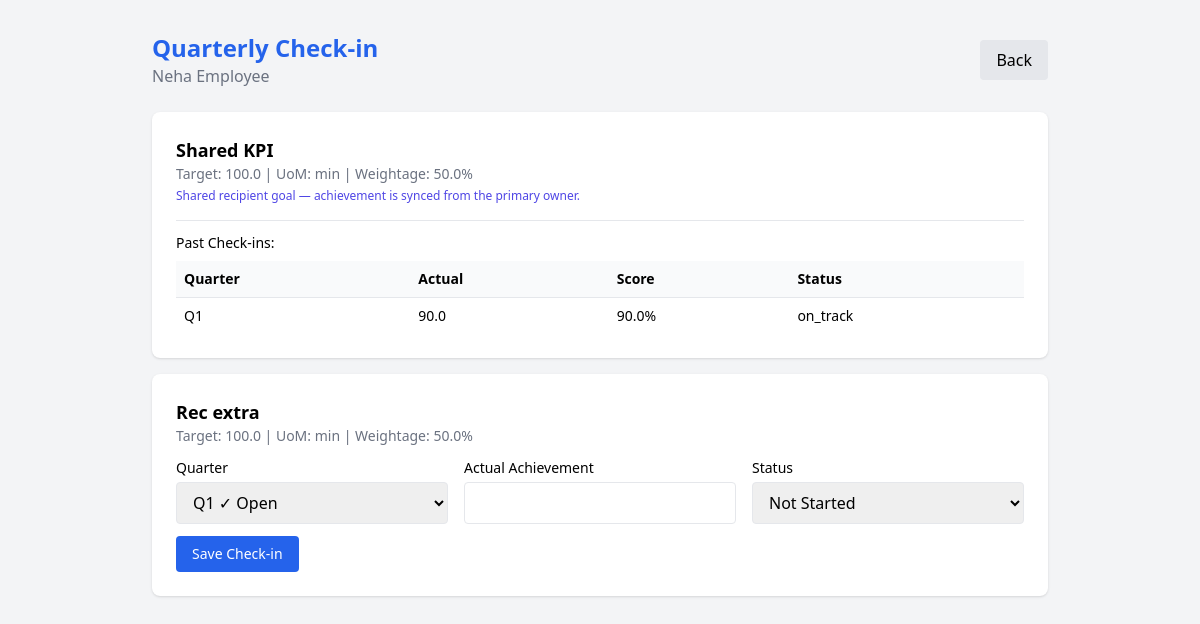
Page /employee/checkin (signed in) on the committed database.
### app/models.py (models this page shows)
class User(Base):
    __tablename__ = "users"
    id = Column(Integer, primary_key=True, index=True)
    name = Column(String, nullable=False)
    email = Column(String, unique=True, nullable=False)
    password = Column(String, nullable=False)
    role = Column(String, nullable=False)  # employee / manager / admin
    manager_id = Column(Integer, ForeignKey("users.id"), nullable=True)
    manager = relationship("User", remote_side=[id], backref="team")
    goals = relationship("Goal", back_populates="employee")

class Goal(Base):
    __tablename__ = "goals"
    id = Column(Integer, primary_key=True, index=True)
    employee_id = Column(Integer, ForeignKey("users.id"), nullable=False)
    title = Column(String, nullable=False)
    thrust_area = Column(String, nullable=False)
    uom_type = Column(String, nullable=False)  # min / max / zero / timeline
    target = Column(Float, nullable=False)
    weightage = Column(Float, nullable=False)
    status = Column(String, default="draft")  # draft / submitted / approved / locked
    is_shared = Column(Boolean, default=False)
    parent_goal_id = Column(Integer, ForeignKey("goals.id"), nullable=True)
    created_at = Column(DateTime, default=datetime.utcnow)
    employee = relationship("User", back_populates="goals")
    achievements = relationship("Achievement", back_populates="goal")
    audit_logs = relationship("AuditLog", back_populates="goal")

class Achievement(Base):
    __tablename__ = "achievements"
    id = Column(Integer, primary_key=True, index=True)
    goal_id = Column(Integer, ForeignKey("goals.id"), nullable=False)
    quarter = Column(String, nullable=False)  # Q1 / Q2 / Q3 / Q4
    actual = Column(Float, nullable=True)
    score = Column(Float, nullable=True)
    status = Column(String, default="not_started")  # not_started / on_track / completed
    updated_at = Column(DateTime, default=datetime.utcnow)
    goal = relationship("Goal", back_populates="achievements")

### app/routes/employee.py (the view)
@router.get("/checkin")
def checkin_page(request: Request, user=Depends(require_employee), db: Session = Depends(get_db)):
    goals = db.query(Goal).filter(
        Goal.employee_id == user.id,
        Goal.status == "locked"
    ).all()
    open_quarters = get_open_checkin_quarters(db)
    editable_goal_ids = {g.id for g in goals if not is_shared_recipient_goal(g)}
    return templates.TemplateResponse(request, "employee/checkin.html", {
        "user": user,
        "goals": goals,
        "quarters": ["Q1", "Q2", "Q3", "Q4"],
        "open_quarters": open_quarters,
        "editable_goal_ids": editable_goal_ids,
        "error": request.query_params.get("error"),
        "success": request.query_params.get("success"),
    })

### app/templates/employee/checkin.html (shortened to what this page needs)
<!DOCTYPE html>
<html>
<head>
    <script src="https://cdn.tailwindcss.com"></script>
</head>
<body class="bg-gray-100 p-8">
<div class="max-w-4xl mx-auto">
    <div class="flex justify-between items-center mb-6">
        <div>
            <h1 class="text-2xl font-bold text-blue-600">Quarterly Check-in</h1>
            <p class="text-gray-500">{{ user.name }}</p>
        </div>
        <a href="/employee/dashboard" class="bg-gray-200 px-4 py-2 rounded">Back</a>
    </div>
    {% if not goals %}
    <div class="bg-white rounded-lg shadow p-6 text-center text-gray-500">
        No approved goals yet. Goals must be approved by your manager before check-in.
    </div>
    {% else %}
    {% for goal in goals %}
    <div class="bg-white rounded-lg shadow p-6 mb-4">
        <div class="flex justify-between mb-3">
            <div>
                <h2 class="font-semibold text-lg">{{ goal.title }}</h2>
                <p class="text-sm text-gray-500">
                    Target: {{ goal.target }} | UoM: {{ goal.uom_type }} | Weightage: {{ goal.weightage }}%
                </p>
                {% if goal.is_shared and goal.parent_goal_id %}
                <p class="text-xs text-indigo-600 mt-1">Shared recipient goal — achievement is synced from the primary owner.</p>
                {% endif %}
            </div>
        </div>
        {% if goal.id in editable_goal_ids %}
        <form method="POST" action="/employee/checkin/save">
            <div class="grid grid-cols-3 gap-4">
                <div>
                    <label class="block text-sm font-medium mb-1">Quarter</label>
                    <select name="quarter" class="w-full border rounded px-3 py-2">
                        {% for q in open_quarters %}
                        <option value="{{ q }}">{{ q }} ✓ Open</option>
                        {% endfor %}
                    </select>
                </div>
                <div>
                    <label class="block text-sm font-medium mb-1">Actual Achievement</label>
                    <input type="number" name="actual" step="0.01" required class="w-full border rounded px-3 py-2">
                </div>
                <div>
                    <label class="block text-sm font-medium mb-1">Status</label>
                    <select name="status" class="w-full border rounded px-3 py-2">
                        <option value="not_started">Not Started</option>
                    </select>
                </div>
            </div>
            <button type="submit" class="mt-3 bg-blue-600 text-white px-4 py-2 rounded hover:bg-blue-700 text-sm" {% if not open_quarters %}disabled{% endif %}>
                Save Check-in
            </button>
        </form>
        {% endif %}
        {% if goal.achievements %}
        <div class="mt-4 border-t pt-3">
            <p class="text-sm font-medium mb-2">Past Check-ins:</p>
            <table class="w-full text-sm">
                <thead>
                    <tr class="bg-gray-50">
                        <th class="p-2 text-left">Quarter</th>
                        <th class="p-2 text-left">Actual</th>
                        <th class="p-2 text-left">Score</th>
                        <th class="p-2 text-left">Status</th>
                    </tr>
                </thead>
                <tbody>
                    {% for a in goal.achievements %}
                    <tr class="border-t">
                        <td class="p-2">{{ a.quarter }}</td>
                        <td class="p-2">{{ a.actual }}</td>
                        <td class="p-2">{{ (a.score * 100)|round(1) }}%</td>
                        <td class="p-2">{{ a.status }}</td>
                    </tr>
                    {% endfor %}
                </tbody>
            </table>
        </div>
        {% endif %}
    </div>
    {% endfor %}
    {% endif %}
</div>
</body>
</html>

### rows in the picture
User: name "Neha Employee"
Goal: title "Shared KPI", target "100.0", uom_type "min", weightage "50.0", shows "Shared recipient goal — achievement is synced from the primary owner."
Achievement: quarter "Q1", actual "90.0", (a.score*100)|round(1) "90.0", status "on_track"
Goal: title "Rec extra", target "100.0", uom_type "min", weightage "50.0"

### other values in the picture
form field quarter "Q1 ✓ Open"
